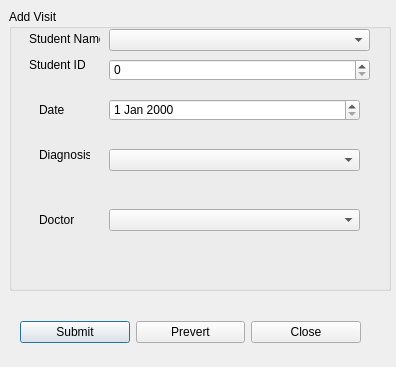
<?xml version="1.0" encoding="UTF-8"?>
<ui version="4.0">
 <class>AddVisitDialog</class>
 <widget class="QDialog" name="AddVisitDialog">
  <property name="geometry">
   <rect>
    <x>0</x>
    <y>0</y>
    <width>396</width>
    <height>367</height>
   </rect>
  </property>
  <property name="windowTitle">
   <string>Dialog</string>
  </property>
  <widget class="QGroupBox" name="groupBox">
   <property name="geometry">
    <rect>
     <x>9</x>
     <y>9</y>
     <width>382</width>
     <height>282</height>
    </rect>
   </property>
   <property name="title">
    <string>Add Visit</string>
   </property>
   <widget class="QLabel" name="studentIdLabel">
    <property name="geometry">
     <rect>
      <x>20</x>
      <y>40</y>
      <width>56</width>
      <height>31</height>
     </rect>
    </property>
    <property name="text">
     <string>Student ID:</string>
    </property>
   </widget>
   <widget class="QLabel" name="dateLabel">
    <property name="geometry">
     <rect>
      <x>30</x>
      <y>90</y>
      <width>51</width>
      <height>21</height>
     </rect>
    </property>
    <property name="text">
     <string>Date</string>
    </property>
   </widget>
   <widget class="QDateEdit" name="dateEdit">
    <property name="geometry">
     <rect>
      <x>100</x>
      <y>90</y>
      <width>251</width>
      <height>22</height>
     </rect>
    </property>
   </widget>
   <widget class="QLabel" name="diagnosisLabel">
    <property name="geometry">
     <rect>
      <x>30</x>
      <y>130</y>
      <width>51</width>
      <height>31</height>
     </rect>
    </property>
    <property name="text">
     <string>Diagnosis:</string>
    </property>
   </widget>
   <widget class="QComboBox" name="diagnosisEdit">
    <property name="geometry">
     <rect>
      <x>100</x>
      <y>140</y>
      <width>251</width>
      <height>22</height>
     </rect>
    </property>
   </widget>
   <widget class="QComboBox" name="doctorEdit">
    <property name="geometry">
     <rect>
      <x>100</x>
      <y>200</y>
      <width>251</width>
      <height>22</height>
     </rect>
    </property>
   </widget>
   <widget class="QLabel" name="doctorLabel">
    <property name="geometry">
     <rect>
      <x>30</x>
      <y>200</y>
      <width>51</width>
      <height>21</height>
     </rect>
    </property>
    <property name="text">
     <string>Doctor</string>
    </property>
   </widget>
   <widget class="QComboBox" name="studentNameEdit">
    <property name="geometry">
     <rect>
      <x>100</x>
      <y>20</y>
      <width>261</width>
      <height>22</height>
     </rect>
    </property>
   </widget>
   <widget class="QLabel" name="label">
    <property name="geometry">
     <rect>
      <x>20</x>
      <y>20</y>
      <width>71</width>
      <height>20</height>
     </rect>
    </property>
    <property name="text">
     <string>Student Name:</string>
    </property>
   </widget>
   <widget class="QSpinBox" name="studentIdEdit">
    <property name="geometry">
     <rect>
      <x>100</x>
      <y>50</y>
      <width>261</width>
      <height>22</height>
     </rect>
    </property>
   </widget>
  </widget>
  <widget class="QWidget" name="layoutWidget">
   <property name="geometry">
    <rect>
     <x>20</x>
     <y>320</y>
     <width>341</width>
     <height>25</height>
    </rect>
   </property>
   <layout class="QHBoxLayout" name="horizontalLayout">
    <item>
     <widget class="QPushButton" name="submitButton">
      <property name="text">
       <string>Submit</string>
      </property>
     </widget>
    </item>
    <item>
     <widget class="QPushButton" name="prevertButton">
      <property name="text">
       <string>Prevert</string>
      </property>
     </widget>
    </item>
    <item>
     <widget class="QPushButton" name="closeButton">
      <property name="text">
       <string>Close</string>
      </property>
     </widget>
    </item>
   </layout>
  </widget>
 </widget>
 <resources/>
 <connections/>
</ui>
